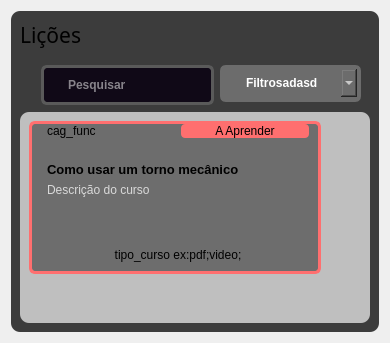
             <widget class="QWidget" name="listalicoes_page">
              <property name="styleSheet">
               <string notr="true">Widget{

}</string>
              </property>
              <layout class="QVBoxLayout" name="verticalLayout_22">
               <item>
                <widget class="QWidget" name="widget_5" native="true">
                 <property name="styleSheet">
                  <string notr="true">background-color: rgb(60,60,60);
border-radius: 9px;</string>
                 </property>
                 <layout class="QVBoxLayout" name="verticalLayout_26">
                  <property name="spacing">
                   <number>6</number>
                  </property>
                  <item>
                   <widget class="QLabel" name="lbl_licoes">
                    <property name="font">
                     <font>
                      <family>Inter 28pt SemiBold</family>
                      <pointsize>8</pointsize>
                      <weight>7</weight>
                      <italic>false</italic>
                      <bold>false</bold>
                     </font>
                    </property>
                    <property name="text">
                     <string>&lt;html&gt;&lt;head/&gt;&lt;body&gt;&lt;p&gt;&lt;span style=&quot; font-size:16pt; font-weight:400;&quot;&gt;Lições&lt;/span&gt;&lt;/p&gt;&lt;/body&gt;&lt;/html&gt;</string>
                    </property>
                   </widget>
                  </item>
                  <item>
                   <widget class="QWidget" name="local_filtro_licoes" native="true">
                    <property name="sizePolicy">
                     <sizepolicy hsizetype="Expanding" vsizetype="Expanding">
                      <horstretch>0</horstretch>
                      <verstretch>0</verstretch>
                     </sizepolicy>
                    </property>
                    <property name="minimumSize">
                     <size>
                      <width>200</width>
                      <height>50</height>
                     </size>
                    </property>
                    <property name="maximumSize">
                     <size>
                      <width>16777215</width>
                      <height>50</height>
                     </size>
                    </property>
                    <property name="styleSheet">
                     <string notr="true">
QPushButton{


 background-color: rgb(91, 91, 91);
}</string>
                    </property>
                    <layout class="QHBoxLayout" name="horizontalLayout_44">
                     <property name="leftMargin">
                      <number>0</number>
                     </property>
                     <property name="topMargin">
                      <number>0</number>
                     </property>
                     <property name="rightMargin">
                      <number>0</number>
                     </property>
                     <property name="bottomMargin">
                      <number>0</number>
                     </property>
                     <item alignment="Qt::AlignRight|Qt::AlignTop">
                      <widget class="QFrame" name="local_pesquisa_licoes">
                       <property name="sizePolicy">
                        <sizepolicy hsizetype="Expanding" vsizetype="Expanding">
                         <horstretch>0</horstretch>
                         <verstretch>0</verstretch>
                        </sizepolicy>
                       </property>
                       <property name="styleSheet">
                        <string notr="true">
QLineEdit {
	font: 75 10pt &quot;Inter 18pt&quot;;
	font-weight: bold;
	font-color: rgb(255, 255, 255);
    background-color: #100917;
    color: white;
    padding: 5px 22px;
    border-radius: 6px;
    border: 3px solid #5a5a5a;
    min-width: 110px;   /* largura mínima */
}
QLineEdit:hover {
    background-color: #4a4a4a;
}
QLineEdit:checked {
    background-color: #100917;
    font-weight: bold;
}
</string>
                       </property>
                       <property name="frameShape">
                        <enum>QFrame::StyledPanel</enum>
                       </property>
                       <property name="frameShadow">
                        <enum>QFrame::Raised</enum>
                       </property>
                       <layout class="QHBoxLayout" name="horizontalLayout_46">
                        <item>
                         <widget class="QLineEdit" name="pesquisa_licao">
                          <property name="sizePolicy">
                           <sizepolicy hsizetype="Expanding" vsizetype="Expanding">
                            <horstretch>0</horstretch>
                            <verstretch>0</verstretch>
                           </sizepolicy>
                          </property>
                          <property name="minimumSize">
                           <size>
                            <width>160</width>
                            <height>40</height>
                           </size>
                          </property>
                          <property name="maximumSize">
                           <size>
                            <width>200</width>
                            <height>50</height>
                           </size>
                          </property>
                          <property name="styleSheet">
                           <string notr="true"/>
                          </property>
                          <property name="placeholderText">
                           <string>Pesquisar</string>
                          </property>
                         </widget>
                        </item>
                        <item alignment="Qt::AlignRight">
                         <widget class="QFrame" name="frame_filtro_licoes">
                          <property name="sizePolicy">
                           <sizepolicy hsizetype="Fixed" vsizetype="Fixed">
                            <horstretch>0</horstretch>
                            <verstretch>0</verstretch>
                           </sizepolicy>
                          </property>
                          <property name="minimumSize">
                           <size>
                            <width>40</width>
                            <height>37</height>
                           </size>
                          </property>
                          <property name="styleSheet">
                           <string notr="true">QFrame{

border: 4px solid #6c6c6c;
}
QFrame{
background-color: rgb(108, 108, 108);
border-radius: 6px;
}
QComboBox {


	font: 75 10pt &quot;Inter 18pt&quot;;
	font-weight: bold;
    background-color: #6c6c6c;
    color: white;
    padding: 6px 22px;
    border-radius: 6px;
    border: none;
    min-width: 54px;   /* largura mínima */
}
QComboBox:hover {
    background-color: #4a4a4a;
}
QComboBox:checked {
    background-color: #100917;

}
</string>
                          </property>
                          <property name="frameShape">
                           <enum>QFrame::StyledPanel</enum>
                          </property>
                          <property name="frameShadow">
                           <enum>QFrame::Raised</enum>
                          </property>
                          <layout class="QHBoxLayout" name="horizontalLayout_47">
                           <property name="spacing">
                            <number>6</number>
                           </property>
                           <property name="leftMargin">
                            <number>0</number>
                           </property>
                           <property name="topMargin">
                            <number>0</number>
                           </property>
                           <property name="rightMargin">
                            <number>0</number>
                           </property>
                           <property name="bottomMargin">
                            <number>0</number>
                           </property>
                           <item>
                            <widget class="QComboBox" name="filtro_licao">
                             <property name="minimumSize">
                              <size>
                               <width>98</width>
                               <height>0</height>
                              </size>
                             </property>
                             <property name="maximumSize">
                              <size>
                               <width>140</width>
                               <height>16777215</height>
                              </size>
                             </property>
                             <property name="cursor">
                              <cursorShape>PointingHandCursor</cursorShape>
                             </property>
                             <property name="styleSheet">
                              <string notr="true"/>
                             </property>
                             <property name="editable">
                              <bool>false</bool>
                             </property>
                             <property name="currentText">
                              <string/>
                             </property>
                             <property name="currentIndex">
                              <number>-1</number>
                             </property>
                             <property name="placeholderText">
                              <string>Filtrosadasd</string>
                             </property>
                             <item>
                              <property name="text">
                               <string>Por Data</string>
                              </property>
                             </item>
                             <item>
                              <property name="text">
                               <string/>
                              </property>
                             </item>
                            </widget>
                           </item>
                          </layout>
                         </widget>
                        </item>
                       </layout>
                      </widget>
                     </item>
                    </layout>
                   </widget>
                  </item>
                  <item>
                   <widget class="QWidget" name="local_lista" native="true">
                    <property name="sizePolicy">
                     <sizepolicy hsizetype="Expanding" vsizetype="Expanding">
                      <horstretch>0</horstretch>
                      <verstretch>0</verstretch>
                     </sizepolicy>
                    </property>
                    <property name="styleSheet">
                     <string notr="true">background-color: rgb(191, 191, 191);</string>
                    </property>
                    <layout class="QGridLayout" name="gridLayout">
                     <item row="1" column="1">
                      <spacer name="horizontalSpacer_3">
                       <property name="orientation">
                        <enum>Qt::Horizontal</enum>
                       </property>
                       <property name="sizeHint" stdset="0">
                        <size>
                         <width>40</width>
                         <height>20</height>
                        </size>
                       </property>
                      </spacer>
                     </item>
                     <item row="1" column="0">
                      <spacer name="verticalSpacer_9">
                       <property name="orientation">
                        <enum>Qt::Vertical</enum>
                       </property>
                       <property name="sizeHint" stdset="0">
                        <size>
                         <width>20</width>
                         <height>40</height>
                        </size>
                       </property>
                      </spacer>
                     </item>
                     <item row="0" column="0">
                      <widget class="QWidget" name="template_cursos_substituir" native="true">
                       <property name="sizePolicy">
                        <sizepolicy hsizetype="Fixed" vsizetype="Fixed">
                         <horstretch>0</horstretch>
                         <verstretch>0</verstretch>
                        </sizepolicy>
                       </property>
                       <property name="minimumSize">
                        <size>
                         <width>292</width>
                         <height>153</height>
                        </size>
                       </property>
                       <property name="maximumSize">
                        <size>
                         <width>292</width>
                         <height>153</height>
                        </size>
                       </property>
                       <property name="styleSheet">
                        <string notr="true">QWidget{
background-color: rgb(109, 109, 109);
}
#template_cursos_substituir{

    border-radius: 6px;
    border: 3px solid rgb(255, 111, 111);}</string>
                       </property>
                       <layout class="QVBoxLayout" name="verticalLayout_39">
                        <property name="topMargin">
                         <number>3</number>
                        </property>
                        <property name="rightMargin">
                         <number>3</number>
                        </property>
                        <property name="bottomMargin">
                         <number>3</number>
                        </property>
                        <item alignment="Qt::AlignTop">
                         <widget class="QWidget" name="widget_32" native="true">
                          <layout class="QHBoxLayout" name="horizontalLayout_15">
                           <property name="topMargin">
                            <number>0</number>
                           </property>
                           <item alignment="Qt::AlignLeft">
                            <widget class="QLabel" name="label_9">
                             <property name="text">
                              <string>cag_func</string>
                             </property>
                            </widget>
                           </item>
                           <item alignment="Qt::AlignTop">
                            <widget class="QLabel" name="lbl_situacao_licao">
                             <property name="styleSheet">
                              <string notr="true">background-color:rgb(255, 111, 111);
border-radius: 4px;</string>
                             </property>
                             <property name="text">
                              <string>&lt;html&gt;&lt;head/&gt;&lt;body&gt;&lt;p align=&quot;center&quot;&gt;A Aprender&lt;/p&gt;&lt;/body&gt;&lt;/html&gt;</string>
                             </property>
                            </widget>
                           </item>
                          </layout>
                         </widget>
                        </item>
                        <item>
                         <widget class="QWidget" name="widget_34" native="true">
                          <property name="sizePolicy">
                           <sizepolicy hsizetype="Preferred" vsizetype="Expanding">
                            <horstretch>0</horstretch>
                            <verstretch>0</verstretch>
                           </sizepolicy>
                          </property>
                          <layout class="QVBoxLayout" name="verticalLayout_46">
                           <item alignment="Qt::AlignTop">
                            <widget class="QLabel" name="label_12">
                             <property name="text">
                              <string>&lt;html&gt;&lt;head/&gt;&lt;body&gt;&lt;p&gt;&lt;span style=&quot; font-size:10pt; font-weight:600;&quot;&gt;Como usar um torno mecânico&lt;/span&gt;&lt;/p&gt;&lt;/body&gt;&lt;/html&gt;</string>
                             </property>
                            </widget>
                           </item>
                           <item alignment="Qt::AlignTop">
                            <widget class="QLabel" name="label_11">
                             <property name="styleSheet">
                              <string notr="true">
color:rgb(217, 217, 217);</string>
                             </property>
                             <property name="text">
                              <string>Descrição do curso</string>
                             </property>
                            </widget>
                           </item>
                           <item>
                            <spacer name="verticalSpacer_10">
                             <property name="orientation">
                              <enum>Qt::Vertical</enum>
                             </property>
                             <property name="sizeHint" stdset="0">
                              <size>
                               <width>20</width>
                               <height>40</height>
                              </size>
                             </property>
                            </spacer>
                           </item>
                          </layout>
                         </widget>
                        </item>
                        <item>
                         <widget class="QWidget" name="widget_33" native="true">
                          <layout class="QVBoxLayout" name="verticalLayout_48">
                           <item>
                            <widget class="QLabel" name="label_14">
                             <property name="text">
                              <string>&lt;html&gt;&lt;head/&gt;&lt;body&gt;&lt;p align=&quot;center&quot;&gt;tipo_curso ex:pdf;video;&lt;/p&gt;&lt;/body&gt;&lt;/html&gt;</string>
                             </property>
                            </widget>
                           </item>
                          </layout>
                         </widget>
                        </item>
                       </layout>
                      </widget>
                     </item>
                    </layout>
                   </widget>
                  </item>
                 </layout>
                </widget>
               </item>
              </layout>
             </widget>
